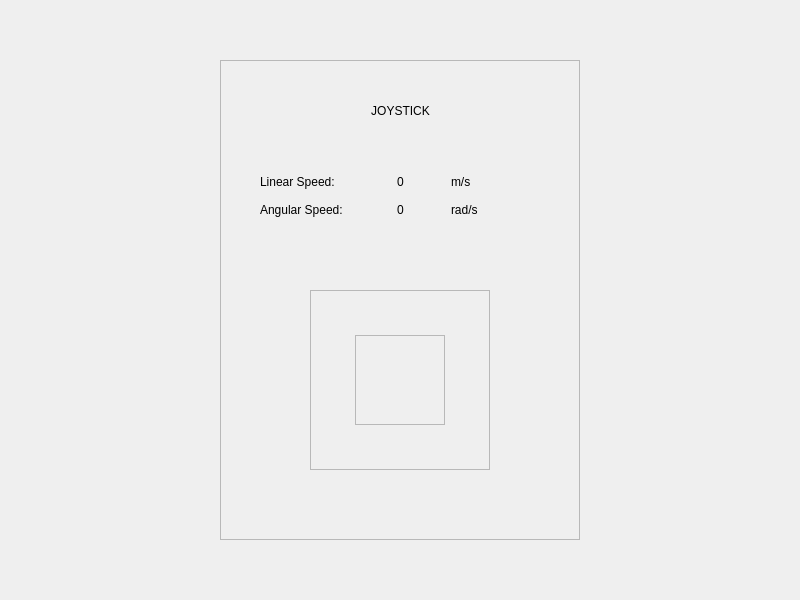
<?xml version="1.0" encoding="UTF-8"?>
<ui version="4.0">
 <class>MainWindow</class>
 <widget class="QMainWindow" name="MainWindow">
  <property name="geometry">
   <rect>
    <x>0</x>
    <y>0</y>
    <width>800</width>
    <height>600</height>
   </rect>
  </property>
  <property name="windowTitle">
   <string>MainWindow</string>
  </property>
  <widget class="QWidget" name="centralwidget">
   <layout class="QVBoxLayout" name="verticalLayout">
    <item alignment="Qt::AlignHCenter">
     <widget class="QFrame" name="back_frame">
      <property name="minimumSize">
       <size>
        <width>360</width>
        <height>480</height>
       </size>
      </property>
      <property name="maximumSize">
       <size>
        <width>360</width>
        <height>480</height>
       </size>
      </property>
      <property name="frameShape">
       <enum>QFrame::StyledPanel</enum>
      </property>
      <property name="frameShadow">
       <enum>QFrame::Raised</enum>
      </property>
      <widget class="QFrame" name="joy_outside">
       <property name="geometry">
        <rect>
         <x>90</x>
         <y>230</y>
         <width>180</width>
         <height>180</height>
        </rect>
       </property>
       <property name="frameShape">
        <enum>QFrame::StyledPanel</enum>
       </property>
       <property name="frameShadow">
        <enum>QFrame::Raised</enum>
       </property>
      </widget>
      <widget class="QLabel" name="joystick">
       <property name="geometry">
        <rect>
         <x>40</x>
         <y>30</y>
         <width>281</width>
         <height>41</height>
        </rect>
       </property>
       <property name="text">
        <string>JOYSTICK</string>
       </property>
       <property name="alignment">
        <set>Qt::AlignCenter</set>
       </property>
      </widget>
      <widget class="QFrame" name="joy_inside">
       <property name="geometry">
        <rect>
         <x>135</x>
         <y>275</y>
         <width>90</width>
         <height>90</height>
        </rect>
       </property>
       <property name="frameShape">
        <enum>QFrame::StyledPanel</enum>
       </property>
       <property name="frameShadow">
        <enum>QFrame::Raised</enum>
       </property>
      </widget>
      <widget class="QWidget" name="">
       <property name="geometry">
        <rect>
         <x>40</x>
         <y>110</y>
         <width>281</width>
         <height>51</height>
        </rect>
       </property>
       <layout class="QGridLayout" name="gridLayout">
        <item row="0" column="0">
         <widget class="QLabel" name="linear_speed">
          <property name="text">
           <string>Linear Speed:</string>
          </property>
         </widget>
        </item>
        <item row="0" column="1">
         <widget class="QLabel" name="lin_speed_value">
          <property name="text">
           <string>0</string>
          </property>
          <property name="alignment">
           <set>Qt::AlignCenter</set>
          </property>
         </widget>
        </item>
        <item row="1" column="1">
         <widget class="QLabel" name="ang_speed_value">
          <property name="text">
           <string>0</string>
          </property>
          <property name="alignment">
           <set>Qt::AlignCenter</set>
          </property>
         </widget>
        </item>
        <item row="1" column="0">
         <widget class="QLabel" name="angular_speed">
          <property name="text">
           <string>Angular Speed:</string>
          </property>
         </widget>
        </item>
        <item row="0" column="2">
         <widget class="QLabel" name="label">
          <property name="text">
           <string>m/s</string>
          </property>
         </widget>
        </item>
        <item row="1" column="2">
         <widget class="QLabel" name="label_2">
          <property name="text">
           <string>rad/s</string>
          </property>
         </widget>
        </item>
       </layout>
      </widget>
     </widget>
    </item>
   </layout>
  </widget>
 </widget>
 <resources/>
 <connections/>
</ui>
